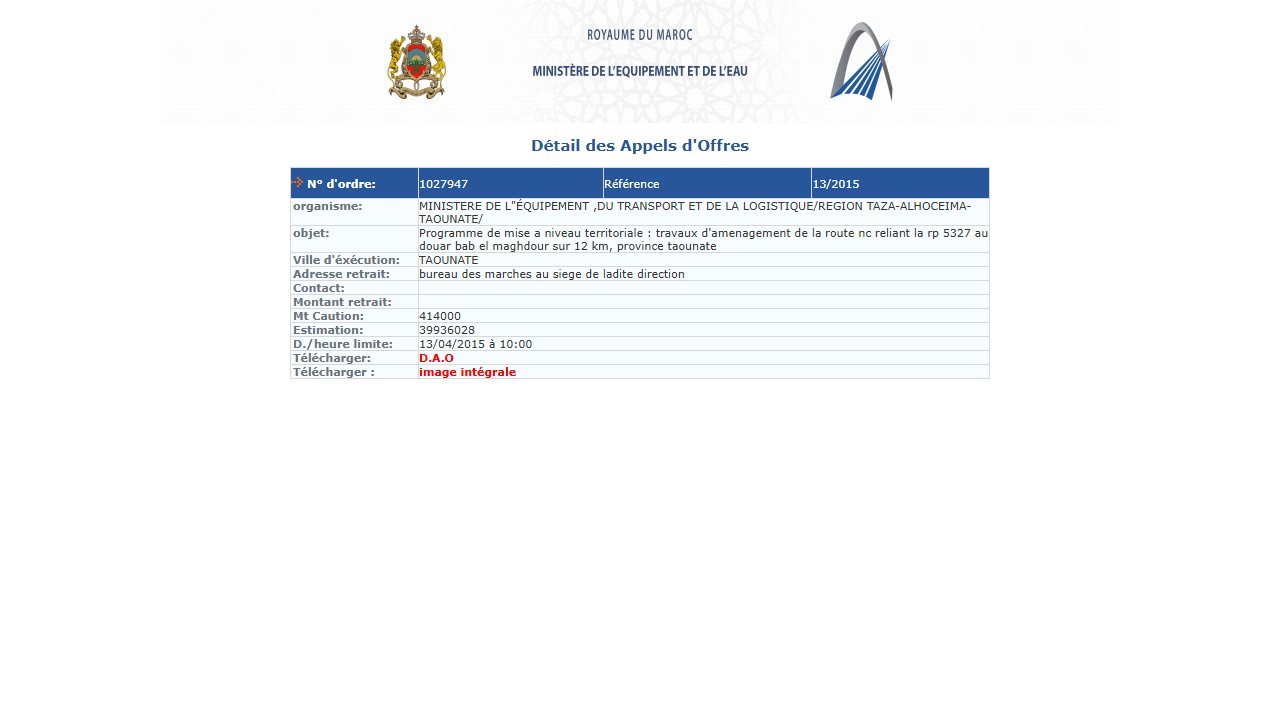
#> input picture diagnostic_details.png, 1280 x 720 px
$ python -i preprocess.py   (imports and definitions only)
#> lines starting #> are read from the running program, lines starting #| are printed output that depends on the picture; after the words box and inside, x2 and y2 are one past the last pixel; in counts of white or black regions, pixels touching at a corner belong together
import logging

try:
    import cv2
    import numpy as np
except ImportError:
    cv2 = None
    np = None

def deskew(image):
    """Calcule l'angle de biais de l'image et la redresse (deskew) (OC-05)."""
    if cv2 is None or np is None:
        return image

    try:
        # Convertir en niveaux de gris
        img_np = np.array(image)
        if len(img_np.shape) == 3:
            gray = cv2.cvtColor(img_np, cv2.COLOR_RGB2GRAY)
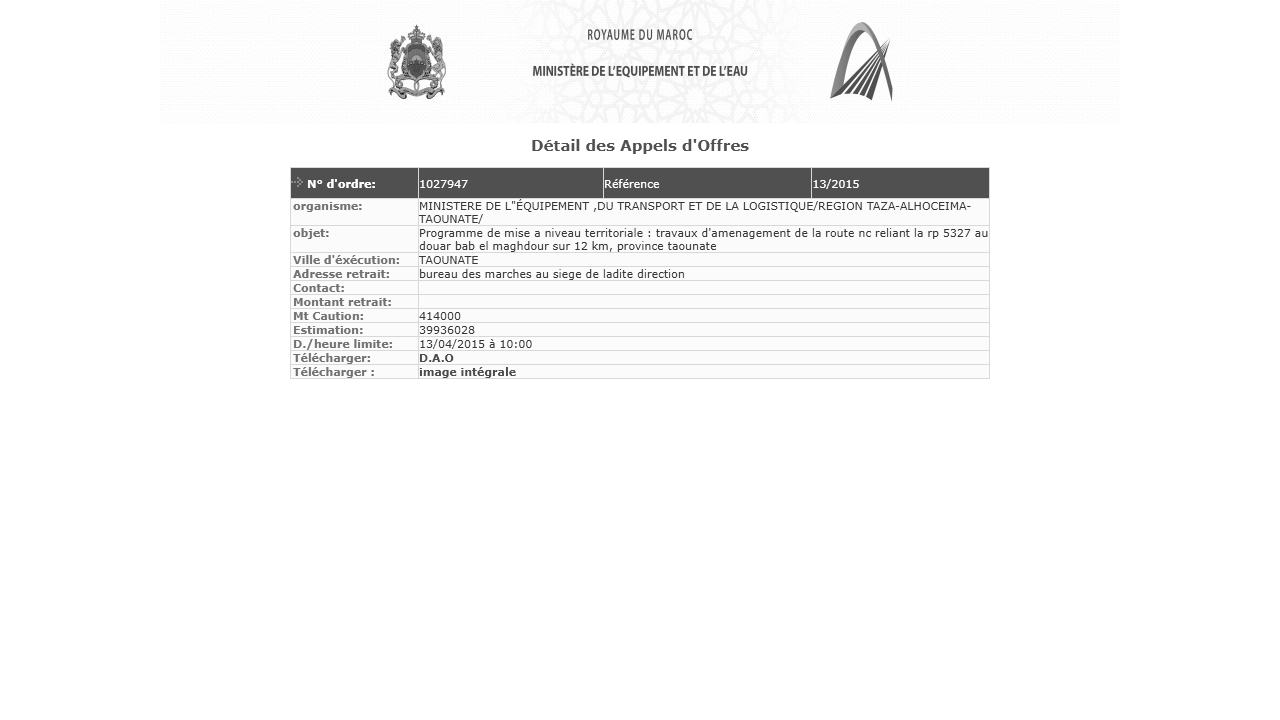
#> gray: shape (720, 1280); min 4, max 255, mean 247.3
        else:
            gray = img_np

        # Binariser pour détacher le texte
        gray = cv2.bitwise_not(gray)
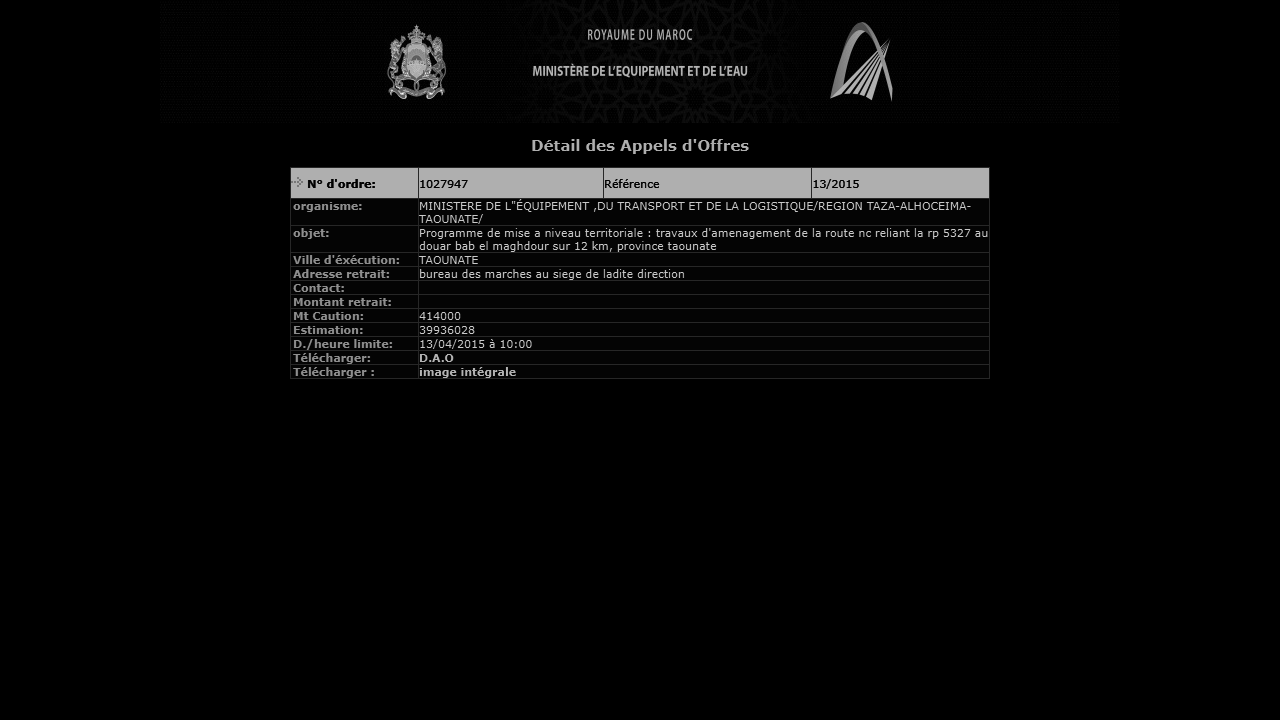
#> gray: shape (720, 1280); min 0, max 251, mean 7.7
        thresh = cv2.threshold(gray, 0, 255, cv2.THRESH_BINARY | cv2.THRESH_OTSU)[1]
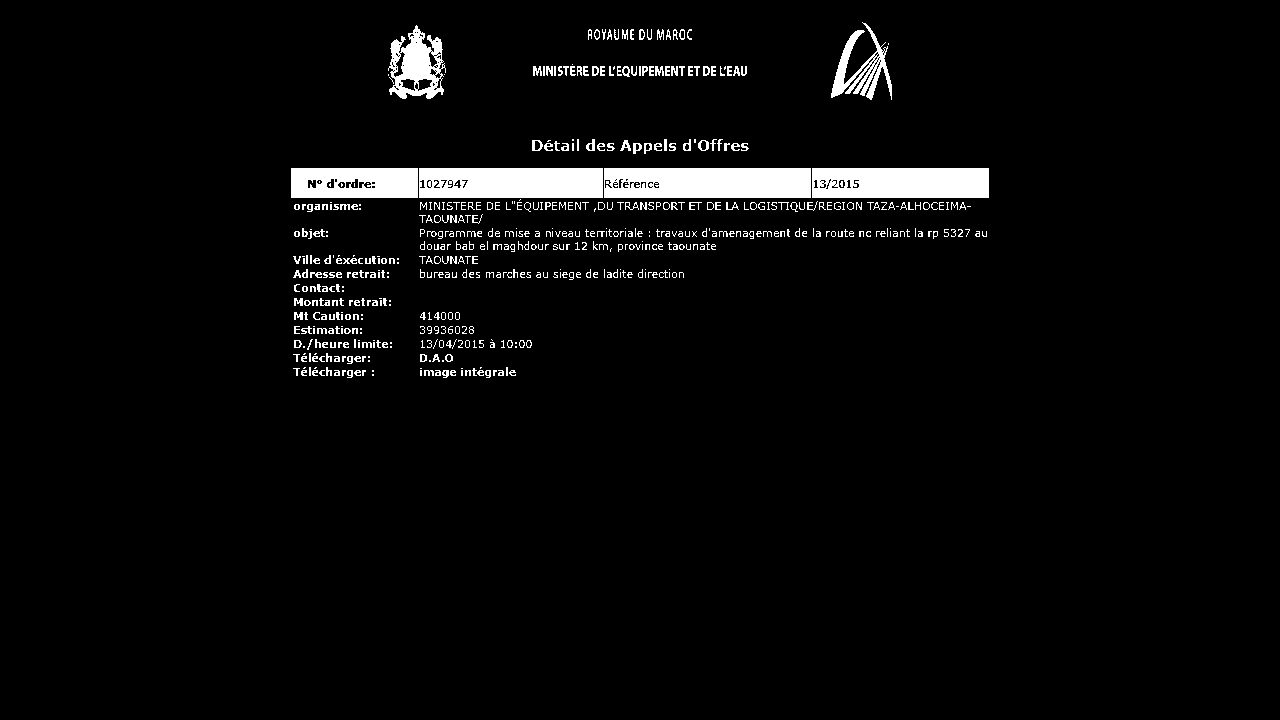
#> thresh: shape (720, 1280); 3.8% white; 559 white regions (293 under 20 px), largest, box (x1, y1, x2, y2) and area: (604, 168, 811, 198) 6035, (419, 168, 603, 198) 5374, (812, 168, 989, 198) 5154

        # Trouver toutes les coordonnées des pixels blancs (le texte)
        coords = np.column_stack(np.where(thresh > 0))
#> coords = 34914 pairs, first value 22 to 377, second value 291 to 988
        if len(coords) == 0:
            return image

        angle = cv2.minAreaRect(coords)[-1]
#> angle = -89.61

        # Normaliser l'angle
        if angle < -45:
            angle = -(90 + angle)
#> angle = -0.385
        else:
            angle = -angle

        # Si le biais est significatif
        if abs(angle) > 0.5 and abs(angle) < 45:
            h, w = img_np.shape[:2]
            center = (w // 2, h // 2)
            M = cv2.getRotationMatrix2D(center, angle, 1.0)
            rotated = cv2.warpAffine(img_np, M, (w, h), flags=cv2.INTER_CUBIC, borderMode=cv2.BORDER_REPLICATE)
            from PIL import Image
            return Image.fromarray(rotated)
    except Exception as e:
        logging.warning(f"[Preprocessing] Erreur lors du deskew : {e}")

    return image

def denoise(image):
    """Applique un filtre médian pour réduire le bruit (denoise) (OC-05)."""
    if cv2 is None or np is None:
        return image

    try:
        img_np = np.array(image)
        denoised = cv2.medianBlur(img_np, 3)
        from PIL import Image
        return Image.fromarray(denoised)
    except Exception as e:
        logging.warning(f"[Preprocessing] Erreur lors du denoise : {e}")

    return image

def binarize(image):
    """Seuillage adaptatif d'image (binarize) (OC-05)."""
    if cv2 is None or np is None:
        return image

    try:
        img_np = np.array(image)
        if len(img_np.shape) == 3:
            gray = cv2.cvtColor(img_np, cv2.COLOR_RGB2GRAY)
        else:
            gray = img_np
        binarized = cv2.adaptiveThreshold(gray, 255, cv2.ADAPTIVE_THRESH_GAUSSIAN_C, cv2.THRESH_BINARY, 11, 2)
        from PIL import Image
        return Image.fromarray(binarized)
    except Exception as e:
        logging.warning(f"[Preprocessing] Erreur lors de la binarisation : {e}")

    return image

>>> import cv2
>>> picture = cv2.cvtColor(cv2.imread('../diagnostic_details.png'), cv2.COLOR_BGR2RGB)
>>> result = deskew(picture)

$ run again, on diagnostic_page.png
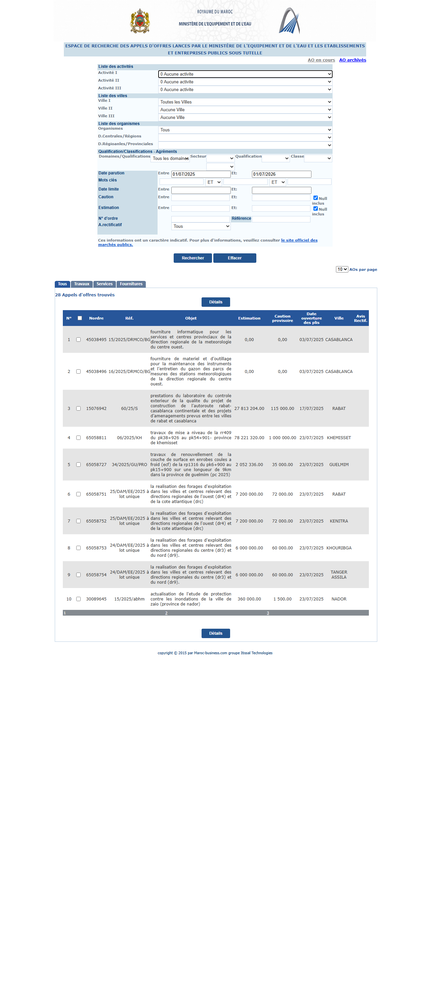
#> input picture diagnostic_page.png, 430 x 1000 px, shrunk from 1280 x 2976 before the run
#> in deskew, `gray = cv2.bitwise_not(gray)`:
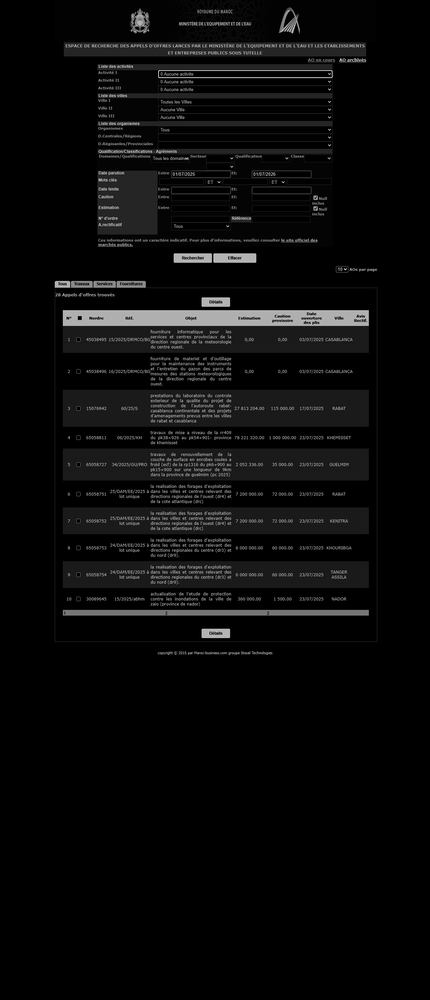
#> gray: shape (1000, 430); min 0, max 218, mean 10.6
#> in deskew, `thresh = cv2.threshold(gray, 0, 255, cv2.THRESH_BINARY | cv2.THRESH_OT..`:
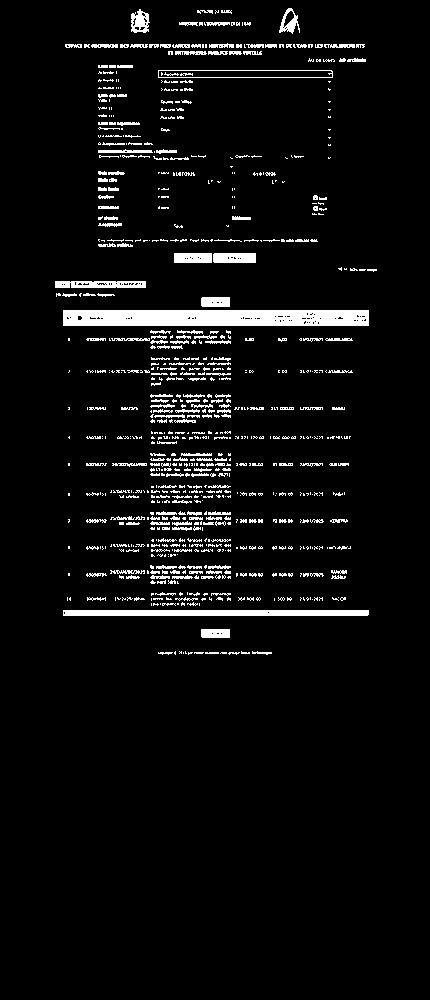
#> thresh: shape (1000, 430); 5.3% white; 777 white regions (531 under 20 px), largest, box (x1, y1, x2, y2) and area: (63, 310, 369, 326) 4775, (63, 610, 369, 616) 1832, (55, 281, 146, 288) 567
#> coords = 22721 pairs, first value 8 to 654, second value 55 to 376
#> in deskew, `angle = cv2.minAreaRect(coords)[-1]`: angle = -90
#> in deskew, `angle = -(90 + angle)`: angle = 0
